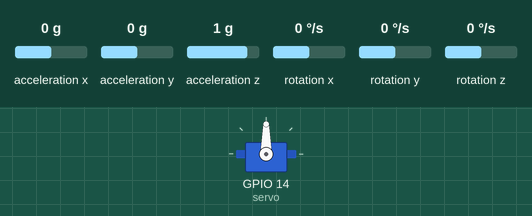
Recording of a sketch running on a simulated ESP32. Shown: servo. The test bench sets the inputs (shaded band); at power-on: acceleration y 0 g, acceleration x 0 g, acceleration z 1 g, rotation x 0 °/s, rotation y 0 °/s, rotation z 0 °/s. WiFi joins after 1.5 s; servers stay silent unless stated; the local clock reads 2024-03-15 10:24:30 at power-on unless the sketch sets it; what the sketch prints to the serial monitor is not drawn.

Above: at 2.7 s.
2.8 s: acceleration y set to -1.4 g
At 4.0 s:
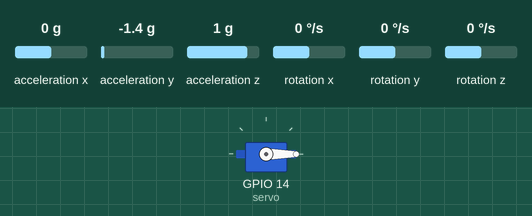
4.3 s: acceleration y set to 0.8 g
At 5.3 s:
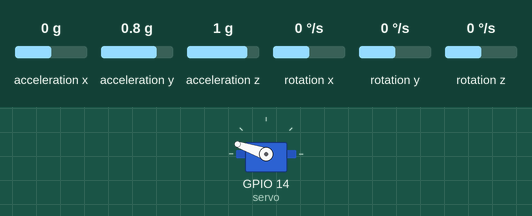
5.8 s: acceleration y set to 1.4 g
At 6.4 s:
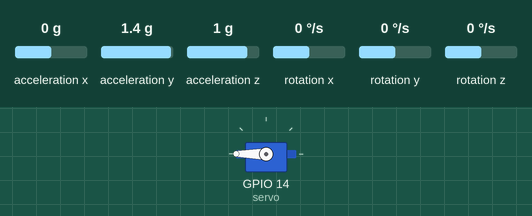
7.3 s: acceleration y set to 0 g
At 7.6 s:
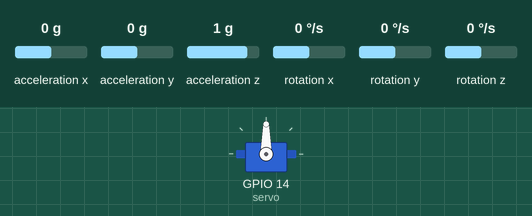
Timing chart, 0 to 9.8 s (numbered marks = the images above; inputs shaded):
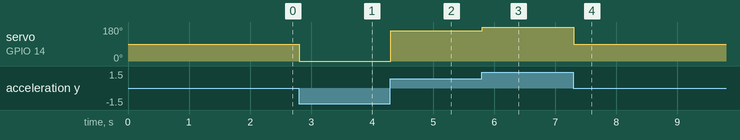

Measured:
- after the input at 2.8 s, servo on GPIO 14 (servo): 90° → 0° at once
- after the input at 4.3 s, servo on GPIO 14 (servo): 0° → 161° at once
- after the input at 5.8 s, servo on GPIO 14 (servo): 161° → 180° at once
- after the input at 7.3 s, servo on GPIO 14 (servo): 180° → 90° at once

The sketch:

multithread-imu-servo-thingspeak.ino
```cpp
// Uniendo

#include <Wire.h>
#include <MPU6050.h>
#include <ESP32Servo.h>

#include <WiFi.h>

#include <HTTPClient.h>
#include <ArduinoJson.h>

#include "time.h"

#include "credentials.h"
#include "print.h"


#define UPLOAD_DELAY 15

#define QUEUE_SIZE 30
#define DATA_QUEUE_SIZE 7*sizeof(int)

#define DIM 3

#define IMU_ADDRESS 0x68


class imuRead {
  public:
    int numReads;
    int timeEpoch;
    int acc[DIM];
    int gyr[DIM];

    imuRead() {
      this->numReads = 0;
      this->timeEpoch = 0;
      for (int i = 0; i < DIM; ++i) {
        this->acc[i] = 0;
        this->gyr[i] = 0;
      }
    }

    void addRead(int16_t acc[], int16_t gyr[]) {
      this->numReads++;
      for (int i = 0; i < DIM; ++i) {
        this->acc[i] += acc[i];
        this->gyr[i] += gyr[i];
      }
    }

    void endRead(int timeEpoch) {
      for (int i = 0; i < DIM; ++i) {
        this->acc[i] /= this->numReads;
        this->gyr[i] /= this->numReads;
      }
      this->timeEpoch = timeEpoch;
    }

    void rstRead() {
      this->numReads = 0;
      for (int i = 0; i < DIM + 1; ++i) {
        this->acc[i] = 0;
        this->gyr[i] = 0;
      }
    }
};

TaskHandle_t controlProcessHandle = NULL;
TaskHandle_t uploadProcessHandle = NULL;

QueueHandle_t msgQueue;


unsigned long getTime() {
  time_t now;
  struct tm timeinfo;
  if (!getLocalTime(&timeinfo)) {
    //Serial.println("Failed to obtain time");
    return 0;
  }
  time(&now);
  return now;
}

void controlProcess(void* parameters) {
  MPU6050 mpu(IMU_ADDRESS);
  Servo servo;

  int16_t acc[DIM];
  int16_t gyr[DIM];
  imuRead imuData;

  unsigned long avgTime1, avgTime2;

  Wire.begin();
  mpu.initialize();
  servo.attach(14);

  configTime(0, 0, NTP_SERVER);

  avgTime1 = millis();

  for (;;) {
    mpu.getAcceleration(&acc[0], &acc[1], &acc[2]);
    mpu.getRotation(&gyr[0], &gyr[1], &gyr[2]);

    servo.write(map(acc[1], -16384, 16384, 0, 180));
    // printAccRAW(&acc[0], &acc[1], &acc[2]);

    imuData.addRead(acc, gyr);

    avgTime2 = millis();
    if (avgTime2 - avgTime1 > 1000) {
      imuData.endRead(getTime());

      if (xQueueSend(msgQueue, (void*) &imuData, 0) != pdTRUE) {
        //Serial.println("La cola está llena");
      }

      imuData.rstRead();

      avgTime1 = millis();
    }

    vTaskDelay(10 / portTICK_PERIOD_MS); // Evita errores por no discretizar
  }
}


void toJson(imuRead imuDataArray[], String &json) {
  DynamicJsonDocument doc(32768);
  doc["write_api_key"] = WRITE_APIKEY;

  JsonArray updateArray = doc.createNestedArray("updates");

  for (int i = 0; i < UPLOAD_DELAY; ++i) {
    JsonObject updateObject = updateArray.createNestedObject();
    updateObject["created_at"] = String(imuDataArray[i].timeEpoch);
    updateObject["field1"] = String(imuDataArray[i].acc[0]);
    updateObject["field2"] = String(imuDataArray[i].acc[1]);
    updateObject["field3"] = String(imuDataArray[i].acc[2]);
    updateObject["field4"] = String(imuDataArray[i].gyr[0]);
    updateObject["field5"] = String(imuDataArray[i].gyr[1]);
    updateObject["field6"] = String(imuDataArray[i].gyr[2]);
  }

  serializeJsonPretty(doc, json);
}

void uploadProcess(void* parameters) {
  WiFiClient client;
  HTTPClient http;

  String json;
  imuRead imuDataArray[UPLOAD_DELAY];

  for (;;) {
    for (int i = 0; i < UPLOAD_DELAY; ++i) {
      xQueueReceive(msgQueue, (void *) &imuDataArray[i], portMAX_DELAY);
    }

    json = "";
    toJson(imuDataArray, json);
    //Serial.println(json);

    // Cargar JSON a ThingSpeak
    http.begin(client, SERVER_NAME);

    http.addHeader("Content-Type", "application/json");
    http.POST(json);
    //Serial.print("HTTP Response: ");
    //Serial.println(http.getString());

    http.end();

    vTaskDelay(10 / portTICK_PERIOD_MS); // Evitar errores por no discretizar
  }
}


void initWiFi() {
  Serial.print("\nConnecting to ");
  Serial.println(WIFI_SSID);

  WiFi.begin(WIFI_SSID, WIFI_PASS);
  while (WiFi.status() != WL_CONNECTED) {
    delay(500);
    Serial.print(".");
  }

  Serial.println("\nWiFi connected");
  Serial.println("IP address: ");
  Serial.println(WiFi.localIP());
}

void setup() {
  Serial.begin(9600);

  initWiFi();

  msgQueue = xQueueCreate(QUEUE_SIZE, DATA_QUEUE_SIZE);

  xTaskCreatePinnedToCore(
    controlProcess, // Nombre de funcion
    "Control Process", // Nombre de la tarea
    2048, // Tamaño de pila
    NULL, // Parametros
    1, // Prioridad (0-100)
    &controlProcessHandle, // Manejador de la tarea
    1 // Core
  );

  xTaskCreatePinnedToCore(
    uploadProcess, // Nombre de funcion
    "Upload Process", // Nombre de la tarea
    4096, // Tamaño de pila
    NULL, // Parametros
    1, // Prioridad (0-100)
    &uploadProcessHandle, // Manejador de la tarea
    0 // Core
  );
}

void loop() {
  vTaskDelete(NULL); // Funcion loop() no se usa
}
```

credentials.h
```cpp
// credentials.h

// Credenciales WiFi
//#define WIFI_SSID "Piso"
//#define WIFI_PASS "6yxjbmiPa"

#define WIFI_SSID "iPhone de Martín"
#define WIFI_PASS "ojdvg0ke5thv1"

/*
#define WIFI_SSID "MOVISTAR_1AE0"
#define WIFI_PASS "A8E9FF5739FD278247D4"
*/

// Credenciales de ThingSpeak
#define CH_ID 1583694
#define WRITE_APIKEY "6KFXONUAM6O4O4KE"

#define NTP_SERVER "pool.ntp.org"
#define SERVER_NAME "http://api.thingspeak.com/channels/" + String(CH_ID) + "/bulk_update.json"
```

print.h
```cpp
// print.h

// Factores de conversion
const float accScale = 9.81 / 16384.0;
const float gyroScale = 250.0 / 32768.0;

// Mostrar medidas en crudo
void printAccRAW(int16_t *ax, int16_t *ay, int16_t *az) {
  Serial.print("RAW a[x y z]: ");
  Serial.print(*ax); Serial.print("\t");
  Serial.print(*ay); Serial.print("\t");
  Serial.println(*az);
}

void printRAW(int16_t ax, int16_t ay, int16_t az, int16_t gx, int16_t gy, int16_t gz) {
  Serial.print("RAW a[x y z] g[x y z]: ");
  Serial.print(ax); Serial.print("\t");
  Serial.print(ay); Serial.print("\t");
  Serial.print(az); Serial.print("\t");
  Serial.print(gx); Serial.print("\t");
  Serial.print(gy); Serial.print("\t");
  Serial.println(gz);
}

// Mostrar medidas en SI
void printSI(int16_t ax, int16_t ay, int16_t az, int16_t gx, int16_t gy, int16_t gz) {
  Serial.print("SI a[x y z] g[x y z]: ");
  Serial.print(ax * accScale); Serial.print("\t");
  Serial.print(ay * accScale); Serial.print("\t");
  Serial.print(az * accScale); Serial.print("\t");
  Serial.print(gx * gyroScale); Serial.print("\t");
  Serial.print(gy * gyroScale); Serial.print("\t");
  Serial.println(gz * gyroScale);
}
```
